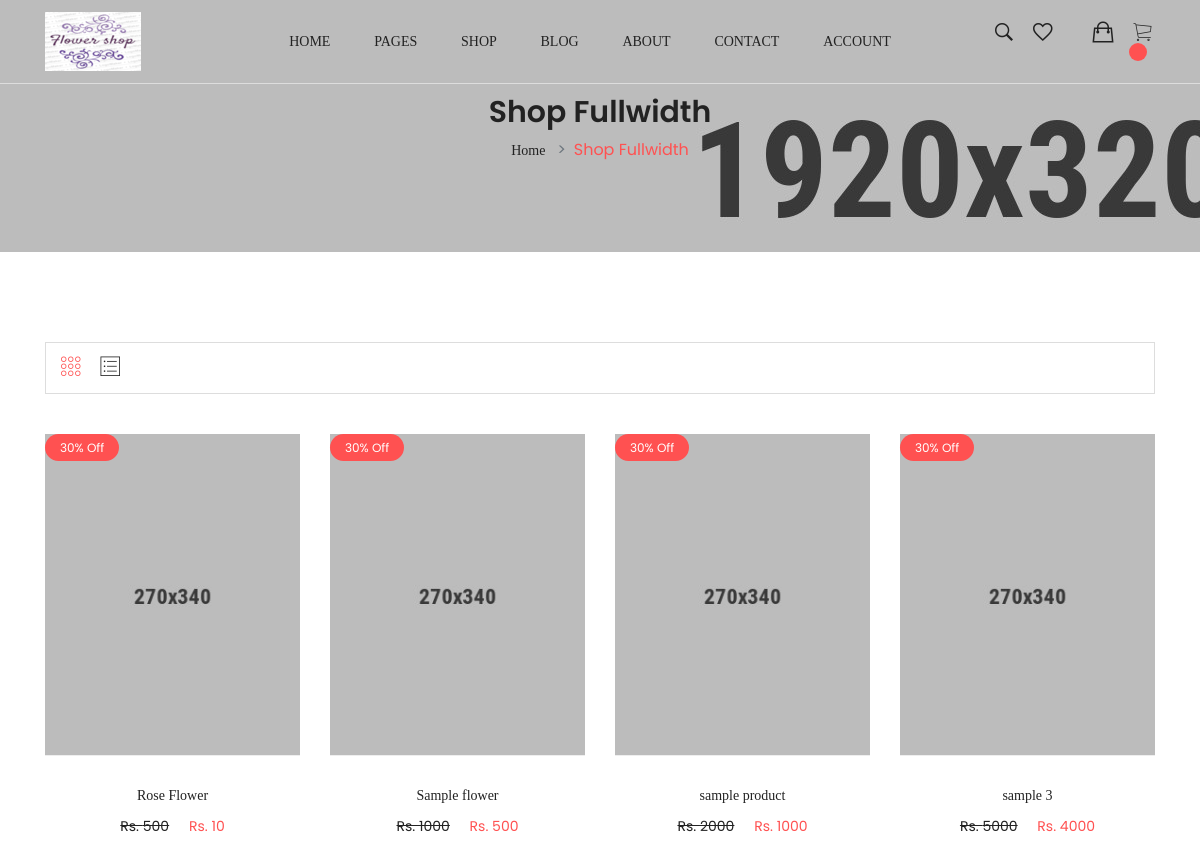
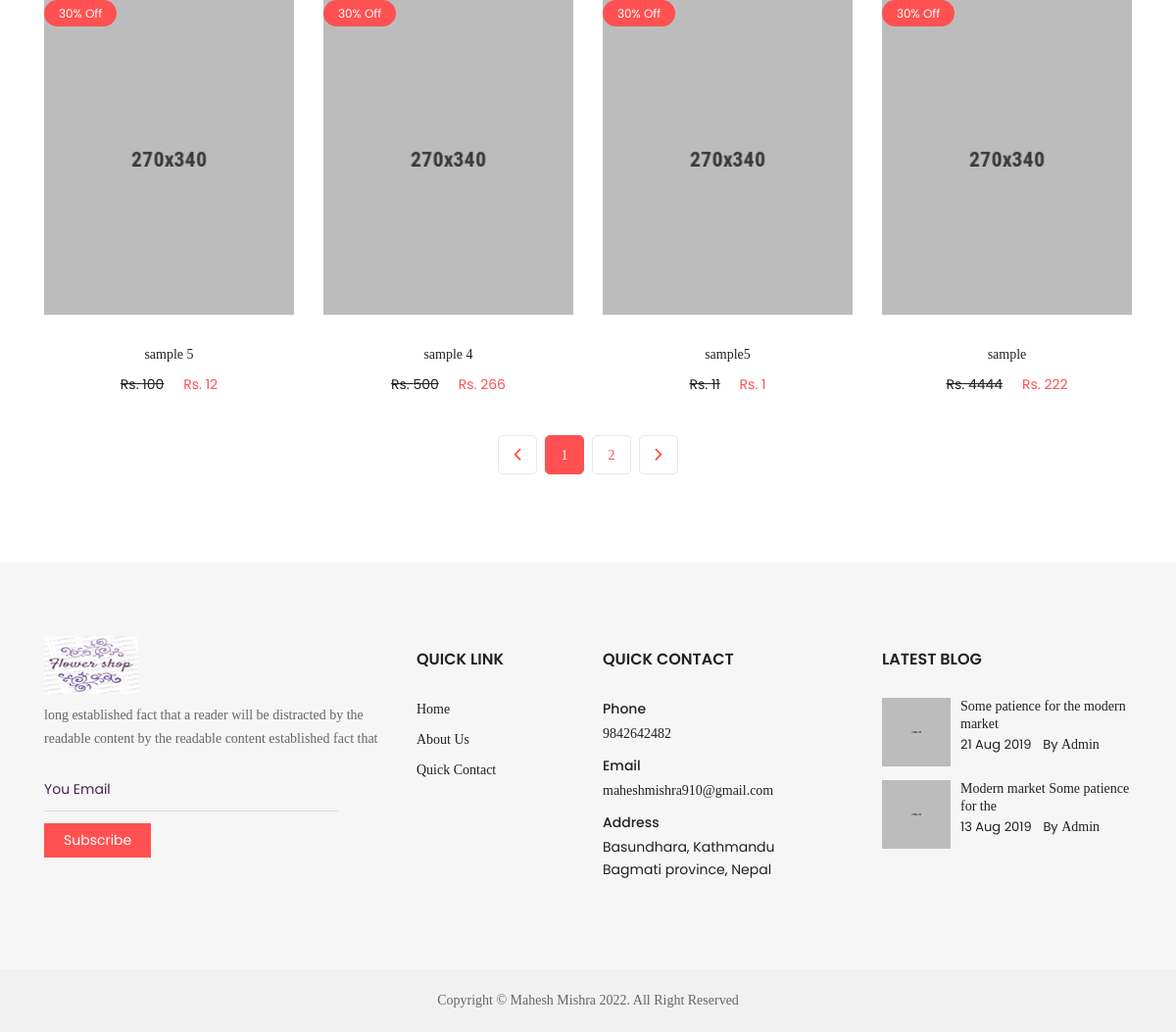
Screenshot of /shop/ (signed in) with the database file from the repository (2 pictures, top to bottom).
### mainApp/models.py (models this page shows, shortened)
class Product(models.Model):
    title = models.CharField(max_length=150)
    slug = models.SlugField(unique=True)
    category = models.ForeignKey(Category, on_delete=models.CASCADE)
    image = models.ImageField(upload_to="products")
    marked_price = models.PositiveIntegerField()
    selling_prince = models.PositiveIntegerField()
    description = models.TextField()
    return_policy = models.CharField(max_length=300, null=True, blank=True)
    view_count = models.PositiveIntegerField(default=0)

### mainApp/views.py (the view)
# urls.py: path("shop/",ShopView.as_view(), name="shop"),
class ShopView(EcomMixin, TemplateView):
    template_name = "shop.html"
    def get_context_data(self, **kwargs):
        context = super().get_context_data(**kwargs)
        all_products = Product.objects.all()
        paginator = Paginator(all_products, 8)
        page_number = self.request.GET.get('page')
        product_list = paginator.get_page(page_number)
        context['allcategories'] = product_list
        return context

### mainApp/views.py (called while the page is built)
    def dispatch(self, request, *args, **kwargs):
        cart_id = request.session.get("cart_id")
        if cart_id:
            cart_obj = Cart.objects.get(id=cart_id)
            if request.user.is_authenticated and request.user.customer:
                cart_obj.customer = request.user.customer
                cart_obj.save()
        return super().dispatch(request, *args, **kwargs)

### templates/shop.html (shortened to what this page needs)
{% extends 'base.html' %}
{% load static %}
{% block content %}
        <div class="breadcrumb-area section-ptb">
            <div class="container">
                <div class="row">
                    <div class="col-12">
                        <h2 class="breadcrumb-title">Shop Fullwidth</h2>
                        <ul class="breadcrumb-list">
                            <li class="breadcrumb-item"><a href="{% url 'mainApp:home' %}">Home</a></li>
                            <li class="breadcrumb-item active">Shop Fullwidth</li>
                        </ul>
                    </div>
                </div>
            </div>
        </div>
        <div class="main-content-wrap shop-page section-ptb">
            <div class="container">
                <div class="row">
                    <div class="col-lg-12">
                        <div class="shop-product-wrapper">
                            <div class="row">
                                <div class="col-12">
                                    <div class="shop-top-bar">
                                        <div class="product-mode">
                                            <ul class="nav shop-item-filter-list" role="tablist">
                                                <li class="active"><a class="active" data-toggle="tab" href="#grid"><i class="ion-ios-keypad-outline"></i></a></li>
                                                <li><a data-toggle="tab" href="#list"><i class="ion-ios-list-outline"></i></a></li>
                                            </ul>
                                        </div>
                                    </div>
                                </div>
                            </div>
                             <div class="shop-products-wrap">
                                <div class="tab-content">
                                    <div class="tab-pane active" id="grid">
                                        <div class="shop-product-wrap">
                                            <div class="row">
                                                {% for ap in allcategories %}
                                                <div class="col-lg-3 col-md-4 col-sm-6">
                                                    <div class="single-product-wrap">
                                                        <div class="product-image">
                                                            <a href="{% url 'mainApp:productdetail' ap.slug %}"><img src="{{ap.image.url}}" alt="Produce Images"></a>
                                                            <span class="label">30% Off</span>
                                                        </div>
                                                        <div class="product-content">
                                                            <h3><a href="{% url 'mainApp:productdetail' ap.slug %}">{{ap.title}}</a></h3>
                                                            <div class="price-box">
                                                                <span class="old-price">Rs. {{ap.marked_price}}</span>
                                                                <span class="new-price">Rs. {{ap.selling_prince}}</span>
                                                            </div>
                                                        </div>
                                                    </div>
                                                </div>
                                                {% endfor %}
                                            </div>
                                        </div>
                                    </div>
                                </div>
                            </div>
                            <div class="paginatoin-area">
                                <div class="row">
                                    <div class="col-lg-12 col-md-12">
                                        <ul class="pagination-box">
                                            {% if allcategories.has_previous %}
                                            <li><a class="Previous" href="?page={{ allcategories.previous_page_number }}"><i class="ion-chevron-left"></i></a>
                                            </li>
                                            {% else %}
                                            <li><a class="Previous"><i class="ion-chevron-left disabled"></i></a>
                                            </li>
                                            {% endif %}
                                            {% for i in allcategories.paginator.page_range %}
                                            {% if i == allcategories.number %}
                                            <li class="active"><a>{{i}}</a></li>
                                            {% else %}
                                            <li><a href="?page={{i}}">{{i}}</a></li>
                                            {% endif %}
                                            {% endfor %}
                                            {% if allcategories.has_next %}
                                            <li>
                                                <a class="Next" href="?page={{ allcategories.next_page_number }}"><i class="ion-chevron-right"></i> </a>
                                            </li>
                                            {% else %}
                                            <li>
                                                <a class="Next"><i class="ion-chevron-right"></i> </a>
                                            </li>
                                            {% endif %}
                                        </ul>
                                    </div>
                                </div>
                            </div>
                        </div>
                    </div>
                </div>
            </div>
        </div>
{% endblock %}

### static/assets/csss/main.css (style rules this page uses)
h1,h2,h3,h4,h5,h6 { margin: 0px; }

### rows the page displays
Product: image (picture), title "Rose Flower", marked_price "500", selling_prince "10"
Product: image (picture), title "Sample flower", marked_price "1000", selling_prince "500"
Product: image (picture), title "sample product", marked_price "2000", selling_prince "1000"
Product: image (picture), title "sample 3", marked_price "5000", selling_prince "4000"
Product: image (picture), title "sample 5", marked_price "100", selling_prince "12"
Product: image (picture), title "sample 4", marked_price "500", selling_prince "266"
Product: image (picture), title "sample5", marked_price "11", selling_prince "1"
Product: image (picture), title "sample", marked_price "4444", selling_prince "222"

### other values shown
{{ i }} "1"
{{ i }} "2"
